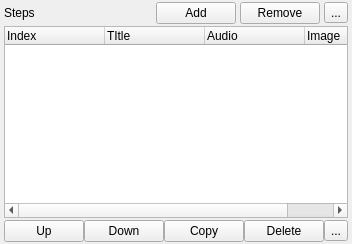
            <widget class="QWidget" name="demoStepsTab">
             <property name="enabled">
              <bool>true</bool>
             </property>
             <property name="sizePolicy">
              <sizepolicy hsizetype="Preferred" vsizetype="Preferred">
               <horstretch>0</horstretch>
               <verstretch>0</verstretch>
              </sizepolicy>
             </property>
             <property name="baseSize">
              <size>
               <width>375</width>
               <height>0</height>
              </size>
             </property>
             <attribute name="title">
              <string>Demo Steps</string>
             </attribute>
             <layout class="QVBoxLayout" name="verticalLayout_26">
              <property name="spacing">
               <number>2</number>
              </property>
              <property name="leftMargin">
               <number>4</number>
              </property>
              <property name="topMargin">
               <number>2</number>
              </property>
              <property name="rightMargin">
               <number>4</number>
              </property>
              <property name="bottomMargin">
               <number>2</number>
              </property>
              <item>
               <layout class="QHBoxLayout" name="demoStepsTopBtns">
                <property name="spacing">
                 <number>4</number>
                </property>
                <property name="leftMargin">
                 <number>0</number>
                </property>
                <property name="rightMargin">
                 <number>0</number>
                </property>
                <item>
                 <widget class="QLabel" name="demoStepsLabel">
                  <property name="enabled">
                   <bool>true</bool>
                  </property>
                  <property name="text">
                   <string>Steps</string>
                  </property>
                 </widget>
                </item>
                <item>
                 <spacer name="horizontalSpacer_5">
                  <property name="orientation">
                   <enum>Qt::Horizontal</enum>
                  </property>
                  <property name="sizeHint" stdset="0">
                   <size>
                    <width>40</width>
                    <height>20</height>
                   </size>
                  </property>
                 </spacer>
                </item>
                <item>
                 <widget class="QPushButton" name="addDemoStepBtn">
                  <property name="enabled">
                   <bool>true</bool>
                  </property>
                  <property name="statusTip">
                   <string>Add a new step/section to the demo file</string>
                  </property>
                  <property name="text">
                   <string>Add</string>
                  </property>
                 </widget>
                </item>
                <item>
                 <widget class="QPushButton" name="delDemoStepBtn">
                  <property name="statusTip">
                   <string>Remove selected step(s) to the demo file</string>
                  </property>
                  <property name="text">
                   <string>Remove</string>
                  </property>
                 </widget>
                </item>
                <item>
                 <widget class="QToolButton" name="demoStepsOptBtn">
                  <property name="text">
                   <string>...</string>
                  </property>
                 </widget>
                </item>
               </layout>
              </item>
              <item>
               <widget class="QTreeWidget" name="demoStepsTree">
                <property name="enabled">
                 <bool>true</bool>
                </property>
                <property name="sizePolicy">
                 <sizepolicy hsizetype="Preferred" vsizetype="Expanding">
                  <horstretch>0</horstretch>
                  <verstretch>0</verstretch>
                 </sizepolicy>
                </property>
                <property name="statusTip">
                 <string>Selectable and modifiable step listing for selected demo</string>
                </property>
                <column>
                 <property name="text">
                  <string>Index</string>
                 </property>
                </column>
                <column>
                 <property name="text">
                  <string>TItle</string>
                 </property>
                </column>
                <column>
                 <property name="text">
                  <string>Audio</string>
                 </property>
                </column>
                <column>
                 <property name="text">
                  <string>Image</string>
                 </property>
                </column>
               </widget>
              </item>
              <item>
               <layout class="QHBoxLayout" name="demoStepsBtns">
                <property name="spacing">
                 <number>0</number>
                </property>
                <item>
                 <widget class="QPushButton" name="demoUpBtn">
                  <property name="text">
                   <string>Up</string>
                  </property>
                 </widget>
                </item>
                <item>
                 <widget class="QPushButton" name="demoDownBtn">
                  <property name="text">
                   <string>Down</string>
                  </property>
                 </widget>
                </item>
                <item>
                 <widget class="QPushButton" name="demoCopyBtn">
                  <property name="text">
                   <string>Copy</string>
                  </property>
                 </widget>
                </item>
                <item>
                 <widget class="QPushButton" name="demoDeleteBtn">
                  <property name="statusTip">
                   <string>Duplicate selected step or section</string>
                  </property>
                  <property name="text">
                   <string>Delete</string>
                  </property>
                 </widget>
                </item>
                <item>
                 <widget class="QToolButton" name="demoMiscBtn">
                  <property name="text">
                   <string>...</string>
                  </property>
                 </widget>
                </item>
               </layout>
              </item>
             </layout>
            </widget>
